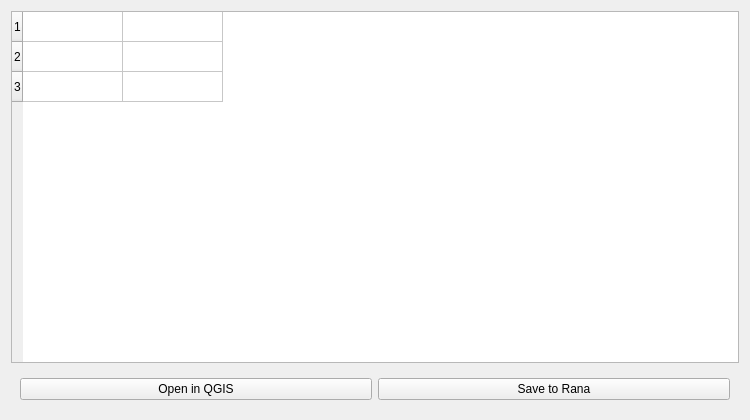
<?xml version="1.0" encoding="UTF-8"?>
<ui version="4.0">
 <class>Dialog</class>
 <widget class="QWidget" name="Widget">
  <property name="geometry">
   <rect>
    <x>0</x>
    <y>0</y>
    <width>750</width>
    <height>420</height>
   </rect>
  </property>
  <layout class="QVBoxLayout" name="verticalLayout">
   <item>
    <widget class="QTableWidget" name="table_widget">
     <property name="sizePolicy">
      <sizepolicy hsizetype="Expanding" vsizetype="Expanding">
       <horstretch>0</horstretch>
       <verstretch>0</verstretch>
      </sizepolicy>
     </property>
     <property name="rowCount">
      <number>3</number>
     </property>
     <property name="columnCount">
      <number>2</number>
     </property>
     <attribute name="horizontalHeaderVisible">
      <bool>false</bool>
     </attribute>
    </widget>
   </item>
   <item>
    <widget class="QWidget" name="buttonWidget" native="true">
     <layout class="QHBoxLayout" name="horizontalLayout">
      <item>
       <widget class="QPushButton" name="btn_open">
        <property name="text">
         <string>Open in QGIS</string>
        </property>
       </widget>
      </item>
      <item>
       <widget class="QPushButton" name="btn_save">
        <property name="text">
         <string>Save to Rana</string>
        </property>
       </widget>
      </item>
     </layout>
    </widget>
   </item>
  </layout>
 </widget>
 <resources/>
 <connections/>
</ui>
